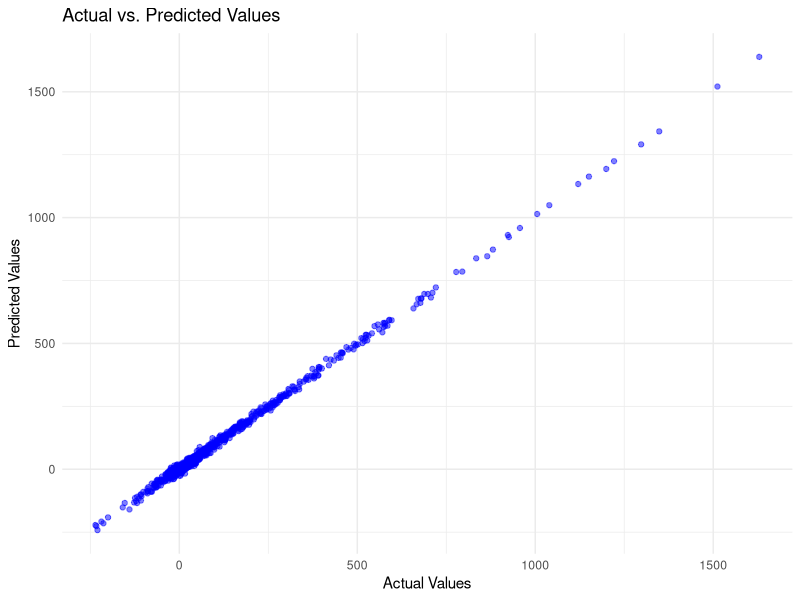

The R script that drew this image:
set.seed(2023)  # Ensu re reproducibility

library(ggplot2)

# Generate data

number_of_samples <- 1000

limits_x1 <- c(-10, 10)
limits_x2 <- c(-7, 5)
limits_x3 <- c(-3, 8)

x1 <- seq(limits_x1[1], limits_x1[2], length.out = number_of_samples) + rnorm(number_of_samples, mean = 0, sd = 2)  # Add slight randomness
x2 <- seq(limits_x2[1], limits_x2[2], length.out = number_of_samples) + rnorm(number_of_samples, mean = 0, sd = 2)  # Add slight randomness
x3 <- seq(limits_x3[1], limits_x3[2], length.out = number_of_samples) + rnorm(number_of_samples, mean = 0, sd = 2)  # Add slight randomness

beta_0  <- 5
beta_1  <- 2.5
beta_2  <- -1.2
beta_3  <- 0.8

y <- beta_0 + (beta_1 * x1) + (beta_2 * x2) + (beta_3 * x3^3)
error <- rnorm(length(y), mean = 0.1, sd = 10)  # Random noise
y_real <- y + error


model <- lm(y_real ~ x1 + x2 + I(x3^3))
print(summary(model))



# Predicted 
y_pred <- predict(model)

# Actual vs. Predicted
y_pred_plot <- ggplot(data.frame(Actual = y_real, Predicted = y_pred), aes(x = Actual, y = Predicted)) +
  geom_point(alpha = 0.5, color = "blue") +
  labs(title = "Actual vs. Predicted Values",
       x = "Actual Values",
       y = "Predicted Values") +
  theme_minimal()


print(y_pred_plot)


# # Extract fitted values and residuals
# fitted_values <- fitted(model)
# residuals <- residuals(model)

# # Plot Residuals vs. Fitted Values
# residuals_plot <- ggplot(data.frame(Fitted = fitted_values, Residuals = residuals), aes(x = Fitted, y = Residuals)) +
#   geom_point(alpha = 0.5, color = "blue") +
#   geom_hline(yintercept = 0, color = "red", linetype = "dashed") +
#   labs(title = "Residuals vs. Fitted Values",
#        x = "Fitted Values",
#        y = "Residuals") +
#   theme_minimal()


# print(residuals_plot)


# # -----------------------------------

# #residuals
# residuals <- residuals(model)

# # residual statistics from summary results
# min = -31.031
# q1 = -6.926
# median_res = -0.218
# q3 = 6.738
# max_res = 33.252

# # create stats_df
# stats_df <- data.frame(
#   value = c(min_res, q1, median_res, q3, max_res),
#   label = c("Min", "1Q", "Median", "3Q", "Max")
# )

# # Extract model summary statistics
# summary_model <- summary(model)
# residual_std_error <- summary_model$sigma  # Residual Standard Error
# r_squared <- summary_model$r.squared  # R-squared
# adjusted_r_squared <- summary_model$adj.r.squared  # Adjusted R-squared
# f_statistic <- summary_model$fstatistic[1]  # F-statistic
# p_value <- pf(f_statistic, summary_model$fstatistic[2], summary_model$fstatistic[3], lower.tail = FALSE)

# # normal curve
# mu <- mean(residuals)
# sigma <- sd(residuals)

# # Plot
# res_plot <- ggplot(data.frame(residuals), aes(x = residuals)) +
#   geom_histogram(aes(y = ..density..), bins = 30, fill = "blue", alpha = 0.6) +  # Residual histogram
#   stat_function(fun = dnorm, args = list(mean = mu, sd = sigma), 
#                 color = "red", size = 1.2) +  # Normal distribution curve
#   geom_vline(data = stats_df, aes(xintercept = value), color = "black", linetype = "dashed") +
#   geom_text(data = stats_df, aes(x = value, y = 0.02, label = label),  # Labels
#             angle = 90, vjust = -0.5, hjust = 0, size = 4) +
#   labs(
#     title = "Residuals vs. Normal Distribution with Summary Statistics",
#     subtitle = paste(
#       "Residual Std. Error:", round(residual_std_error, 3), "|",
#       "R²:", round(r_squared, 4), "|",
#       "Adj. R²:", round(adjusted_r_squared, 4), "|",
#       "F-statistic:", round(f_statistic, 2), "|",
#       "p-value:", format(p_value, scientific = TRUE)
#     ),
#     x = "Residual Value", y = "Density"
#   ) +
#   theme_minimal()


# print(res_plot)


# # -----------------------------------


# y_hat <- fitted(model)

# residual_variance <-  sum((y_real - y_hat)^2) / (length(y_real) - model$rank)

# print(model$rank)
# print(residual_variance)

# x_1_mean <- mean(x1)

# standard_error_beta_1 <- sqrt( residual_variance / sum((x1 - x_1_mean)^2))

# print(standard_error_beta_1)
# print(summary(model)$coefficients[, "Std. Error"][2])

# # Extract design matrix X
# X <- model.matrix(model)

# # Compute (X'X)^-1
# XTX_inv <- solve(t(X) %*% X)

# # Compute standard errors using full variance-covariance matrix
# beta_cov_matrix <- residual_variance * XTX_inv
# standard_errors <- sqrt(diag(beta_cov_matrix))

# # Compare with summary(model)
# print(standard_errors)
# print(summary(model)$coefficients[, "Std. Error"])